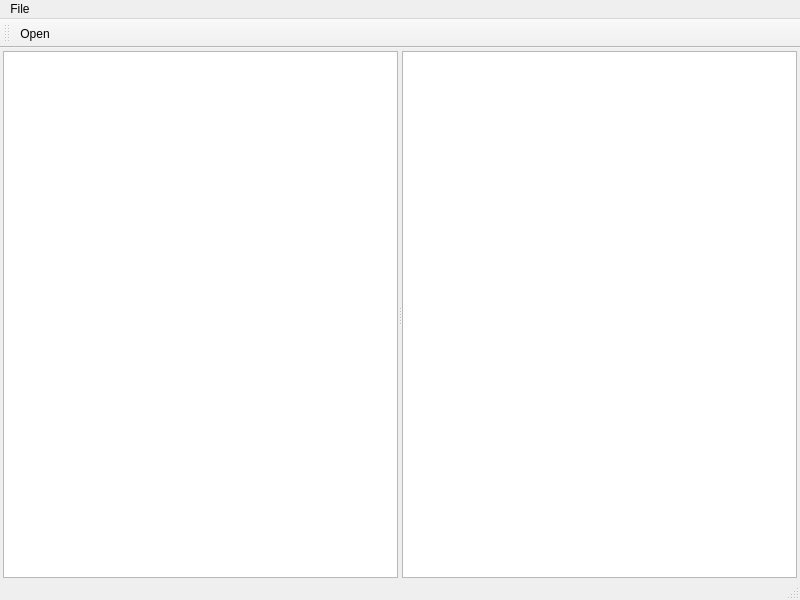
<?xml version="1.0" encoding="UTF-8"?>
<ui version="4.0">
 <class>MainWindow</class>
 <widget class="QMainWindow" name="MainWindow">
  <property name="geometry">
   <rect>
    <x>0</x>
    <y>0</y>
    <width>800</width>
    <height>600</height>
   </rect>
  </property>
  <property name="windowTitle">
   <string>MainWindow</string>
  </property>
  <widget class="QWidget" name="centralwidget">
   <layout class="QVBoxLayout" name="verticalLayout">
    <property name="leftMargin">
     <number>3</number>
    </property>
    <property name="topMargin">
     <number>3</number>
    </property>
    <property name="rightMargin">
     <number>3</number>
    </property>
    <property name="bottomMargin">
     <number>0</number>
    </property>
    <item>
     <widget class="QSplitter" name="splitter">
      <property name="orientation">
       <enum>Qt::Horizontal</enum>
      </property>
      <widget class="QTreeView" name="treeView">
       <property name="maximumSize">
        <size>
         <width>400</width>
         <height>16777215</height>
        </size>
       </property>
      </widget>
      <widget class="QTableView" name="tableView">
       <property name="gridStyle">
        <enum>Qt::DotLine</enum>
       </property>
      </widget>
     </widget>
    </item>
   </layout>
  </widget>
  <widget class="QMenuBar" name="menubar">
   <property name="geometry">
    <rect>
     <x>0</x>
     <y>0</y>
     <width>800</width>
     <height>22</height>
    </rect>
   </property>
   <widget class="QMenu" name="menuFile">
    <property name="title">
     <string>File</string>
    </property>
   </widget>
   <addaction name="menuFile"/>
  </widget>
  <widget class="QStatusBar" name="statusbar"/>
  <widget class="QToolBar" name="toolBar">
   <property name="windowTitle">
    <string>toolBar</string>
   </property>
   <attribute name="toolBarArea">
    <enum>TopToolBarArea</enum>
   </attribute>
   <attribute name="toolBarBreak">
    <bool>false</bool>
   </attribute>
   <addaction name="actionOpen"/>
  </widget>
  <action name="actionOpen">
   <property name="text">
    <string>Open</string>
   </property>
  </action>
 </widget>
 <resources/>
 <connections/>
</ui>
